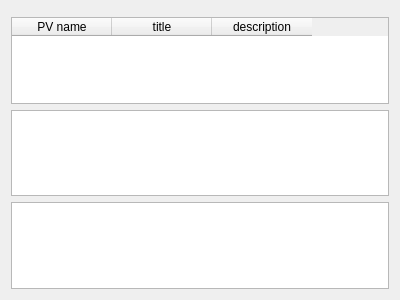
<?xml version="1.0" encoding="UTF-8"?>
<ui version="4.0">
 <class>Form</class>
 <widget class="QWidget" name="Form">
  <property name="geometry">
   <rect>
    <x>0</x>
    <y>0</y>
    <width>400</width>
    <height>300</height>
   </rect>
  </property>
  <property name="windowTitle">
   <string>Form</string>
  </property>
  <layout class="QVBoxLayout" name="verticalLayout">
   <item>
    <widget class="QWidget" name="meta_placeholder" native="true"/>
   </item>
   <item>
    <widget class="QTableWidget" name="pv_table">
     <column>
      <property name="text">
       <string>PV name</string>
      </property>
     </column>
     <column>
      <property name="text">
       <string>title</string>
      </property>
     </column>
     <column>
      <property name="text">
       <string>description</string>
      </property>
     </column>
    </widget>
   </item>
   <item>
    <widget class="QTreeView" name="child_table"/>
   </item>
   <item>
    <widget class="QTextEdit" name="repr_text_edit"/>
   </item>
  </layout>
 </widget>
 <resources/>
 <connections/>
</ui>
